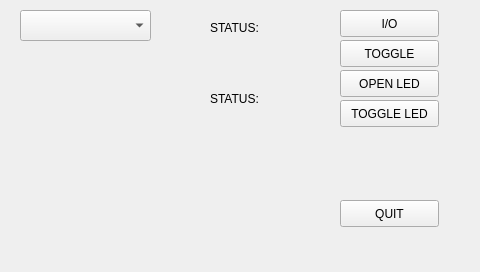
<?xml version="1.0" encoding="UTF-8"?>
<ui version="4.0">
 <class>IoCon</class>
 <widget class="QWidget" name="IoCon">
  <property name="geometry">
   <rect>
    <x>0</x>
    <y>0</y>
    <width>480</width>
    <height>272</height>
   </rect>
  </property>
  <property name="windowTitle">
   <string>Form</string>
  </property>
  <widget class="QPushButton" name="pushButton">
   <property name="geometry">
    <rect>
     <x>340</x>
     <y>10</y>
     <width>99</width>
     <height>27</height>
    </rect>
   </property>
   <property name="text">
    <string>I/O</string>
   </property>
  </widget>
  <widget class="QComboBox" name="comboBox">
   <property name="geometry">
    <rect>
     <x>20</x>
     <y>10</y>
     <width>131</width>
     <height>31</height>
    </rect>
   </property>
  </widget>
  <widget class="QLabel" name="label">
   <property name="geometry">
    <rect>
     <x>210</x>
     <y>20</y>
     <width>91</width>
     <height>16</height>
    </rect>
   </property>
   <property name="text">
    <string>STATUS:</string>
   </property>
  </widget>
  <widget class="QPushButton" name="pushButton_2">
   <property name="geometry">
    <rect>
     <x>340</x>
     <y>40</y>
     <width>99</width>
     <height>27</height>
    </rect>
   </property>
   <property name="text">
    <string>TOGGLE</string>
   </property>
  </widget>
  <widget class="QPushButton" name="pushButton_3">
   <property name="geometry">
    <rect>
     <x>340</x>
     <y>200</y>
     <width>99</width>
     <height>27</height>
    </rect>
   </property>
   <property name="text">
    <string>QUIT</string>
   </property>
  </widget>
  <widget class="QPushButton" name="pushButton_4">
   <property name="geometry">
    <rect>
     <x>340</x>
     <y>70</y>
     <width>99</width>
     <height>27</height>
    </rect>
   </property>
   <property name="text">
    <string>OPEN LED</string>
   </property>
  </widget>
  <widget class="QLabel" name="label_2">
   <property name="geometry">
    <rect>
     <x>210</x>
     <y>90</y>
     <width>67</width>
     <height>17</height>
    </rect>
   </property>
   <property name="text">
    <string>STATUS:</string>
   </property>
  </widget>
  <widget class="QPushButton" name="pushButton_5">
   <property name="geometry">
    <rect>
     <x>340</x>
     <y>100</y>
     <width>99</width>
     <height>27</height>
    </rect>
   </property>
   <property name="text">
    <string>TOGGLE LED</string>
   </property>
  </widget>
 </widget>
 <resources/>
 <connections/>
</ui>
